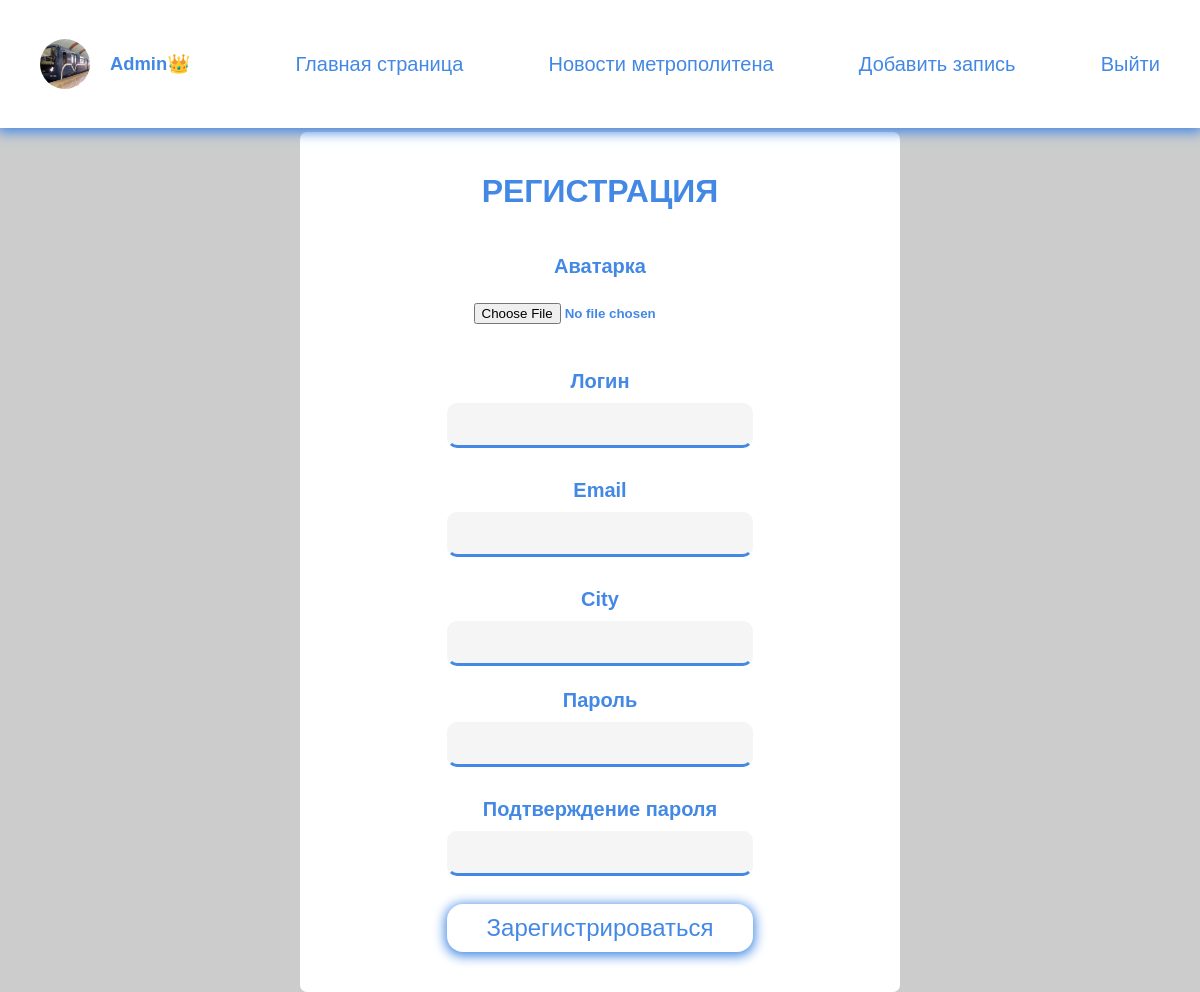
Page /users/register/ (signed in) on the committed database.
### users/models.py (models this page shows, shortened)
class Profile(AbstractBaseUser, PermissionsMixin):
    username = models.CharField(max_length=150, unique=True, blank=False)
    city = models.CharField(max_length=150, blank=True)
    email = models.EmailField(_('email_address'), unique=True, max_length=200)
    date_joined = models.DateTimeField(default=timezone.now)
    is_staff = models.BooleanField(default=False)
    is_active = models.BooleanField(default=True)
    image = models.ImageField(upload_to='avatars/%Y/%M/%D', default='avatars/avatar.jpg', blank=True)
    tracked_city = models.ForeignKey(City, on_delete=models.PROTECT, blank=True, null=True,
                                     verbose_name='Отслеживаемый метрополитен')
    USERNAME_FIELD = 'username'
    REQUIRED_FIELDS = []
    objects = CustomUserManager()

### users/views.py (the view)
# urls.py: path('register/', RegisterUser.as_view(), name='register'),
class RegisterUser(DataMixin, CreateView):
    form_class = RegisterUserForm
    template_name = 'user/register.html'
    success_url = reverse_lazy('user')
    def get_context_data(self, **kwargs):
        context = super().get_context_data(**kwargs)
        if self.request.user.is_authenticated:
            context['post_user_count'] = Blog.objects.filter(owner=self.request.user).count
        c_def = self.get_user_context(title='Регистрация')
        return dict(list(context.items()) + list(c_def.items()))

### users/forms.py
class RegisterUserForm(UserCreationForm):
    image = forms.ImageField(label='Аватарка', widget=forms.FileInput(attrs={'class': 'form-input'}))
    username = forms.CharField(label='Логин', widget=forms.TextInput(attrs={'class': 'form-input'}))
    email = forms.EmailField(widget=forms.EmailInput(attrs={'class': 'form-input'}))
    city = forms.CharField(widget=forms.TextInput(attrs={'class': 'form-input'}))
    password1 = forms.CharField(label='Пароль', widget=forms.PasswordInput(attrs={'class': 'form-input'}))
    password2 = forms.CharField(label='Подтверждение пароля', widget=forms.PasswordInput(attrs={'class': 'form-input'}))
    class Meta:
        model = Profile
        fields = ('image', 'username', 'email', 'city', 'password1', 'password2',)
    def __init__(self, *args, **kwargs):
        super(RegisterUserForm, self).__init__(*args, **kwargs)
        self.fields['image'].required = False

### main_page/utils.py (called while the page is built)
    @staticmethod
    def get_user_context(**kwargs):
        context = kwargs
        context['menu'] = menu
        context['submenu_editor'] = submenu_editor
        context['cats'] = cats
        return context

### users/templates/user/register.html (shortened to what this page needs)
{% extends 'main_page/base.html' %}
{% block content %}
<main class="content">
    <div class="form_wrap">
        <h1>{{ title }}</h1>
        <form method="post">
            {% for f in form %}
            <p><label for="{{ f.id_for_label }}" class="form-label">{{ f.label }}</label>{{ f }}</p>
            {% endfor %}
            <button>Зарегистрироваться</button>
        </form>
    </div>
</main>
{% endblock %}

### main_page/templates/main_page/navbar.html (shortened to what this page needs)
{% load static %}
<header class="menu">
    <section class="wrap_navbar">
        <ul class="navbar">
            {% if request.user.is_authenticated %}
            <li class="logo">
                <a href="{% url 'user' %}">
                    <img src="{{ request.user.image.url }}" alt="{{ request.user.username }}" class="avatar">
                    <p>{{ request.user.username }}{% if request.user.is_staff %}👑{% endif %}</p>
                </a>
            </li>
            {% else %}
            <li class="logo"><a href="{% url 'main' %}">MetroPedia</a></li>
            {% endif %}
            {% for m in menu %}
            <li><a href="{% url m.url_name %}">{{ m.title }}</a></li>
            {% endfor %}
            {% if request.user.is_staff %}
            <li><p class="p-as-a">Добавить запись</p>
            </li>
            {% elif request.user.is_authenticated %}
            <li><a href="{% url 'add_post' %}">Предложить новость</a></li>
            {% endif %}
            {% if request.user.is_authenticated %}
            <li><a href="{% url 'logout' %}">Выйти</a></li>
            {% else %}
            <li>
                <a href="{% url 'register' %}">Регистрация</a> |
                <a href="{% url 'login' %}">Войти</a>
            </li>
            {% endif %}
        </ul>
    </section>
</header>

### main_page/static/style/base.css (style rules this page uses)
*, *::before, *::after { box-sizing: border-box; }
body { margin: 0; padding: 0; font-family: Arial, Helvetica, sans-serif; background-color: #ccc; }
main { margin-top: 132px; }
ul { list-style: none; padding: 0; padding-bottom: 40px; }
button { border-radius: 16px; box-shadow: 0px 2px 12px 2px #4388e4; padding: 10px 40px; font-size: 24px; border: 0; margin-top: 0; background: transparent; border: none; color: #4388e4; }
a { text-decoration: none; }
h1 { text-align: center; }
h1, h2, h4 { color: #4388e4; text-transform: uppercase; }
p { line-height: 1.4; font-size: 0.92em; }

### main_page/static/style/wrap.css (style rules this page uses)
.wrap_navbar { max-width: 1250px; margin: 0 auto; padding: 10px 30px; }
.form_wrap { max-width: 50%; margin: 0 auto; padding: 20px 30px; padding-bottom: 40px; background-color: #fff; border-radius: 7px; }
.content .form_wrap { display: flex; flex-direction: column; flex-wrap: nowrap; align-items: center; justify-content: space-evenly; }
.form_wrap form button { width: 100%; margin: 0 auto; }
.form_wrap p { text-align: center; font-size: 20px; }

### main_page/static/style/navbar.css (style rules this page uses)
.menu { position: fixed; z-index: 999; width: 100%; top: 0px; background: #ffffff; box-shadow: 0px 2px 12px 2px #4388e4;; }
.menu ul { display: flex; justify-content: space-between; align-items: center; font-size: 20px; padding-bottom: 0; }
.menu .logo { color: #4388e4; }
.logo a { display: flex !important; align-items: center; }
.logo a p { margin: 0 20px; font-weight: bold; }
.menu a { color: #4388e4; }
.avatar { object-fit: cover; width: 50px; height: 50px; border-radius: 50%; }
.navbar li { text-align: center; display: flex }
.navbar a { padding: 0 10px; display: block; transition: .4s ease-in-out; }
@media (min-width: 600px) { .navbar>li { position: relative; } }
@media (min-width: 600px) { .navbar>li:after { position: absolute; right: 0; width: 1px; height: 12px; top: 24px; box-shadow: 4px -2px 0 #d2d2d2; transform: rotate(30deg); } }
@media (min-width: 600px) { .navbar>li:last-child:after { background: none; box-shadow: none; } }
.p-as-a { padding: 0 10px; font-size: 20px; display: block; transition: .4s ease-in-out; color: #4388e4; }

### main_page/static/style/forms.css (style rules this page uses)
p label, .file_wrap label { display: block; width: 100%; font-size: 20px; font-weight: bold; color: #4388e4; overflow: hidden; white-space: nowrap; text-overflow: ellipsis; text-align: center; }
.form-input { width: 100%; border: 3px solid transparent; border-bottom: 3px solid #4388e4; border-radius: 10px; padding: 12px 20px; margin: 8px 0; outline: none; background-color: #F5F5F5; color: #4388e4; font-weight: bold; }
.form-input[type="file"] { width: fit-content; margin: 8px auto; background-color: transparent; border-bottom: 3px solid transparent; }
#id_trains, #id_city, #id_lines { display: flex; flex-wrap: wrap; justify-content: space-around; }

### rows in the picture
Profile: user.image (picture), user.username "Admin"

### other values in the picture
{{ m.title }} "Главная страница" "Новости метрополитена"
{{ title }} "РЕГИСТРАЦИЯ"
{{ f.label }} "Аватарка" "Логин" "Email" "City" "Пароль" "Подтверждение пароля"
